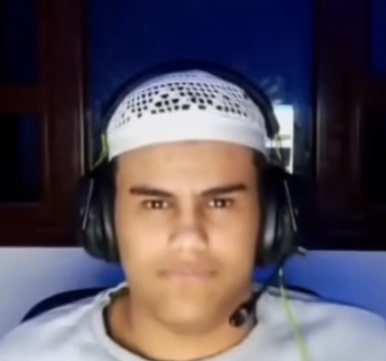
#> input picture Lab2/fanum_look_alike.jpg, 386 x 361 px
$ jupyter execute Lab2_2006597872_EzraPashaRamadhansyah.ipynb
#> lines starting #> are read from the running program, lines starting #| are printed output that depends on the picture
### Lab2/helper.py
"""
helper.py
Contains helper function for image processing in frequency domain.
Includes meshgrid, lowpass filter, highpass filter, notch filter, and paddedsize.

Inherited from Asdos Pengolahan Citra Ganjil 2019/2020
Edited by Asdos Pengolahan Citra Ganjil 2020/2021
"""

import numpy as np

def dftuv(M, N):
    """ DFTUV Computes meshgrid frequency matrices.
    [U, V] = DFTUV(M, N) computes meshgrid frequency matrices U and
    V. U and V are useful for computing frequency-domain filter
    functions that can be used with DFTFILT. U and V are both M-by-N. """

    # Set up range of variables.
    u = np.arange(M)
    v = np.arange(N)

    # Compute the indices for use in meshgrid
    for i in range(M//2+1, M):
        u[i] = u[i] - M
    for i in range(N//2+1, N):
        v[i] = v[i] - N

    # Return the meshgrid arrays
    return np.meshgrid(v,u)

def lpfilter(tipe, M, N, D0, n = 1):
    """ LPFILTER Computes frequency domain lowpass filters
    H = LPFILTER(TYPE, M, N, D0, n) creates the transfer function of
    a lowpass filter, H, of the specified TYPE and size (M-by-N).  To
    view the filter as an image or mesh plot, it should be centered
    using H = fftshift(H).

    Valid values for TYPE, D0, and n are:

    'ideal'    Ideal lowpass filter with cutoff frequency D0.  n need
               not be supplied.  D0 must be positive

    'btw'      Butterworth lowpass filter of order n, and cutoff D0.
               The default value for n is 1.0.  D0 must be positive.

    'gaussian' Gaussian lowpass filter with cutoff (standard deviation)
 	           D0.  n need not be supplied.  D0 must be positive. """

    # Use function dftuv to set up the meshgrid arrays needed for
    # computing the required distances.
    U, V = dftuv(M, N)

    # Compute the distances D(U, V).
    D = np.sqrt(U**2+V**2)

    # Begin fiter computations.
    if (tipe == 'gaussian'):
        return np.exp(-(D**2)/(2*(D0**2)))
    elif (tipe == 'btw'):
        return 1/(1 + (D/D0)**(2*n))
    elif (tipe == 'ideal'):
        return (D <= D0)
    else:
        print("Invalid type.")

def hpfilter(tipe, M, N, D0, n = 1):
    """ HPFILTER Computes frequency domain highpass filters
    H = HPFILTER(TYPE, M, N, D0, n) creates the transfer function of
    a highpass filter, H, of the specified TYPE and size (M-by-N).
    Valid values for TYPE, D0, and n are:

    'ideal'     Ideal highpass filter with cutoff frequency D0.  n
                need not be supplied.  D0 must be positive

    'btw'       Butterworth highpass filter of order n, and cutoff D0.
                The default value for n is 1.0.  D0 must be positive.

    'gaussian'  Gaussian highpass filter with cutoff (standard deviation)
                D0.  n need not be supplied.  D0 must be positive. """


    # The transfer function Hhp of a highpass filter is 1 - Hlp,
    # where Hlp is the transfer function of the corresponding lowpass
    # filter.  Thus, we can use function lpfilter to generate highpass
    # filters.

    # Generate highpass filter.
    Hlp = lpfilter(tipe, M, N, D0, n)
    return 1 - Hlp

def notch(tipe, M, N, D0, x, y, n = 1):
    """ notch Computes frequency domain notch filters
    H = NOTCH(TYPE, M, N, D0, x, y, n) creates the transfer function of
    a notch filter, H, of the specified TYPE and size (M-by-N). centered at
    Column X, Row Y in an unshifted Fourier spectrum.
    Valid values for TYPE, D0, and n are:

    'ideal'     Ideal highpass filter with cutoff frequency D0.  n
                need not be supplied.  D0 must be positive

    'btw'       Butterworth highpass filter of order n, and cutoff D0.
                The default value for n is 1.0.  D0 must be positive.

    'gaussian'  Gaussian highpass filter with cutoff (standard deviation)
                D0.  n need not be supplied.  D0 must be positive. """

    # The transfer function Hhp of a highpass filter is 1 - Hlp,
    # where Hlp is the transfer function of the corresponding lowpass
    # filter.  Thus, we can use function lpfilter to generate highpass
    # filters.

    # Generate highpass filter.
    Hlp = lpfilter(tipe, M, N, D0, n)
    H = 1 - Hlp
    H = np.roll(H, y-1, axis=0)
    H = np.roll(H, x-1, axis=1)
    return H

def paddedsize(w, l):
    """ PADDEDSIZE Computes padded sizes useful for FFT-based filtering.
    PQ = PADDEDSIZE(AB), where AB is a two-element size vector,
    computes the two-element size vector PQ = 2*AB. """

    return (2*w, 2*l)

### Lab2/Lab2_2006597872_EzraPashaRamadhansyah.ipynb
[cell 1]
from skimage import color, io, util, filters , morphology
import matplotlib.pyplot as plt
import numpy as np
from skimage.transform import rescale
from scipy import fftpack as fp
from helper import *

# Nomor 1

[cell 2]
ori_img = color.rgb2gray(io.imread('./fanum_look_alike.jpg', pilmode = 'RGB'))
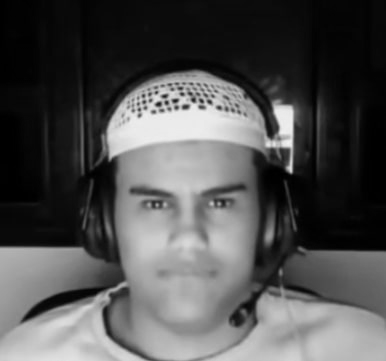
#> ori_img: shape (361, 386) float64; min 0, max 0.946, mean 0.319
plt.figure(figsize =(10 , 5))
plt.imshow(ori_img, cmap='gray')
plt.show()

## 1.a. Dalam domain frekuensi

[cell 3]
img_ft = fp.fft(ori_img)
ft_norm = abs(img_ft)
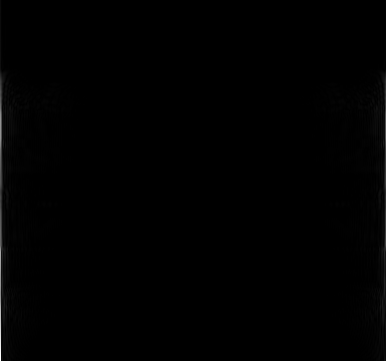
#> ft_norm: shape (361, 386) float64; min 7.84e-05, max 292, mean 1.3; drawn with min black and max white
ft_scale = np.log(1+ft_norm)
ft_shift = fp.fftshift(ft_scale)

[cell 4]
plt.figure(figsize =(10 , 5))
plt.imshow(ft_shift, cmap='gray')
plt.show()

## 1.b Low Pass Filtering

[cell 5]
w, l = paddedsize(ori_img.shape[0], ori_img.shape[1])
#> w = 722; l = 772

h = lpfilter('ideal', w, l, 0.1 * w)

f = fp.fft2(ori_img, (w,l))

lowpass_img = h * f

lowp_image = fp.ifft2(lowpass_img).real
lowp_image = lowp_image[:ori_img.shape[0],:ori_img.shape[1]]
#> lowp_image: shape (361, 386) float64

fc = fp.fftshift(f)
fcf = fp.fftshift(lowpass_img)

s1 = np.log(1+abs(fc))
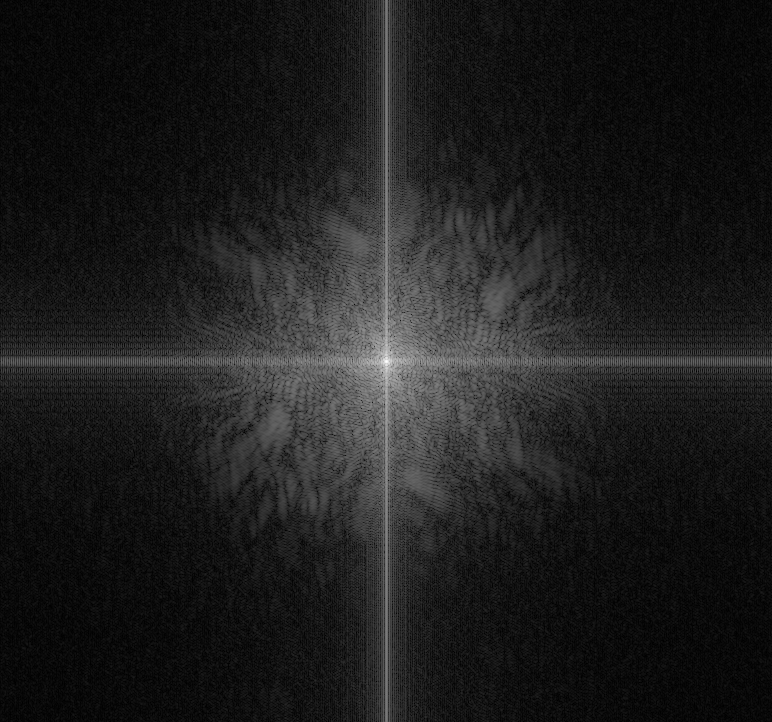
#> s1: shape (722, 772) float64; min 0.00146, max 10.7, mean 1.26; drawn with min black and max white
s2 = np.log(1+abs(fcf))

plt.figure(figsize =(20 , 15))
plt.subplot(2 , 2, 1); plt.imshow(ori_img, cmap='gray')
plt.title("Original")

plt.subplot(2 , 2, 2); plt.imshow(s1, cmap='gray')
plt.title("Original Fourier")

plt.subplot(2 , 2, 3); plt.imshow(lowp_image, cmap='gray')
plt.title("Image with low ideal filtering")

plt.subplot(2 , 2, 4); plt.imshow(s2, cmap='gray')
plt.title("Fourier with low ideal filtering")

### Penjelasan
Ketika dilakukan low pass filtering, hasil citra di domain spasial menjadi sangat *blur*. Definisi yang lebih general seperti bentuk citra masih tampak akan tetapi banyak detail yang hilang seperti mata dan background. Bila diameter dari filter diperkecil, gambar menjadi semakin tidak detail.

## 1.c. High Pass Filtering

[cell 6]
h = hpfilter('ideal', w, l, 0.05 * w)

f = fp.fft2(ori_img, (w,l))

lowpass_img = h * f

lowp_image = fp.ifft2(lowpass_img).real
#> lowp_image: shape (722, 772) float64
lowp_image = lowp_image[:ori_img.shape[0],:ori_img.shape[1]]
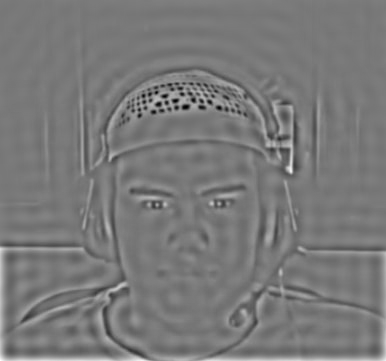
#> lowp_image: shape (361, 386) float64; min -0.512, max 0.568, mean 0.00323; drawn with min black and max white

fc = fp.fftshift(f)
fcf = fp.fftshift(lowpass_img)

s1 = np.log(1+abs(fc))
s2 = np.log(1+abs(fcf))
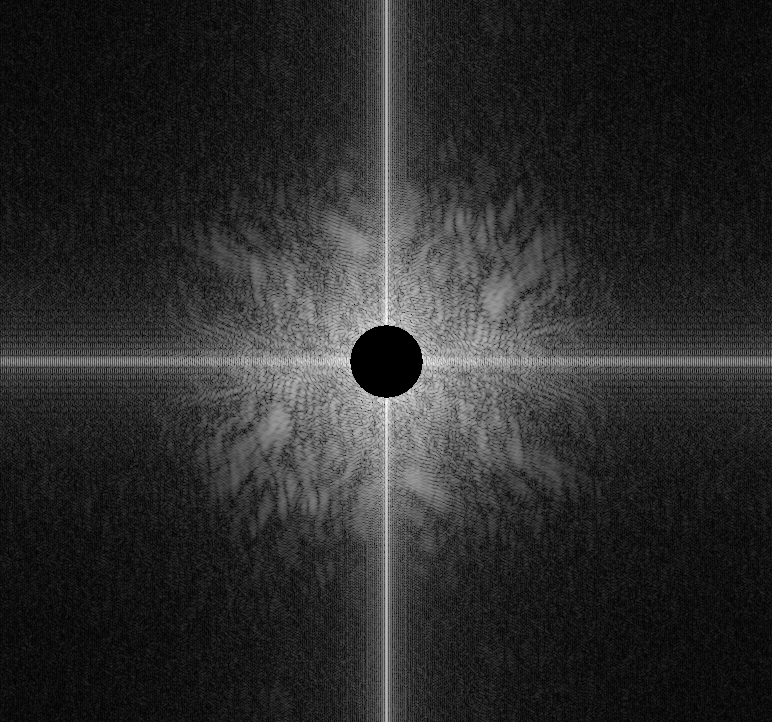
#> s2: shape (722, 772) float64; min 0, max 7.04, mean 1.22; drawn with min black and max white

plt.figure(figsize =(20 , 15))
plt.subplot(2 , 2, 1); plt.imshow(ori_img, cmap='gray')
plt.title("Original Image")

plt.subplot(2 , 2, 2); plt.imshow(s1, cmap='gray')
plt.title("Original Fourier")

plt.subplot(2 , 2, 3); plt.imshow(lowp_image, cmap='gray')
plt.title("Image with high ideal filtering")

plt.subplot(2 , 2, 4); plt.imshow(s2, cmap='gray')
plt.title("Fourier with high ideal filtering")
plt.show()

### Penjelasan
Ketika dilakukan high-pass filtering, banyak hal yang hilang seperti *brighntess* dan detail umum lainny. Akan tetapi, detail cari ditra masih tampak. Dari gambar di atas dapat dilihat detail seperti mata, mulut, hidung, dan bahkna topi masih dapat terlihat. Ketika diameter diperbesar, banyak detail semakin hilang dan detail yang tetap ada adalah yang paling penting dalam citra.

## 1.d. Analisis D0

Dalam domain frekuensi, D0 mempengaruhi ukuran lingkaran yang ada. Lingkaran ini, tergantung pada filtering, dapat menghilangkan atau mengisolasikan frekuensi domain tinggi dengan frekuensi domain rendah. Filtering ini mempengaruhi hasil image pada domain spasial.

Untuk low pass filtering, bila diameter dari filter diperkecil, gambar menjadi semakin tidak detail. filtering ini mirip dengan gaussian blur akan tetapi domain yang dipengaruhi adalah domain frekuensi.

Untuk high pass filtering, ketika diameter diperbesar, banyak detail semakin hilang dan detail yang tetap ada adalah yang paling penting dalam citra. Filter ini mirip dengan edge detection akan tetapi domain yang dipengaruhi adalah domain frekuensi.

## Nomor 2

[cell 7]
swiss_img = color.rgb2gray(io.imread('./swiss.jpg', pilmode = 'RGB'))
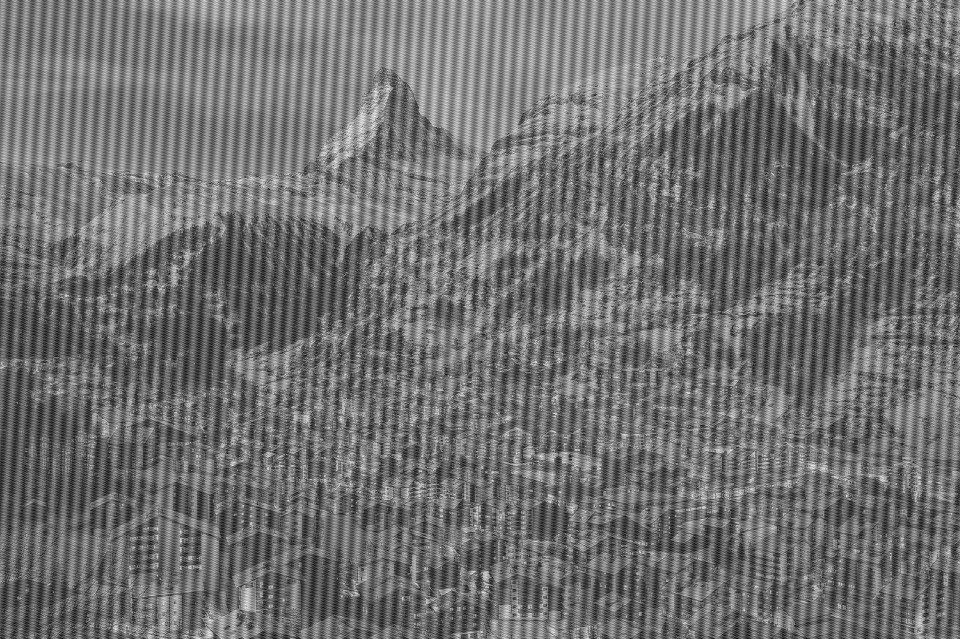
#> input picture Lab2/swiss.jpg, 1920 x 1278 px (shown at 1/2 size)
#> swiss_img: shape (1278, 1920) float64; min 0, max 1, mean 0.44
plt.figure(figsize =(10 , 5))
plt.imshow(swiss_img, cmap='gray')
plt.show()

## 1.a Dalam Frekuensi Domain

[cell 8]
img_ft = fp.fft2(swiss_img)
ft_norm = abs(img_ft)
#> ft_norm: shape (1278, 1920) float64
ft_scale = np.log(1+ft_norm)
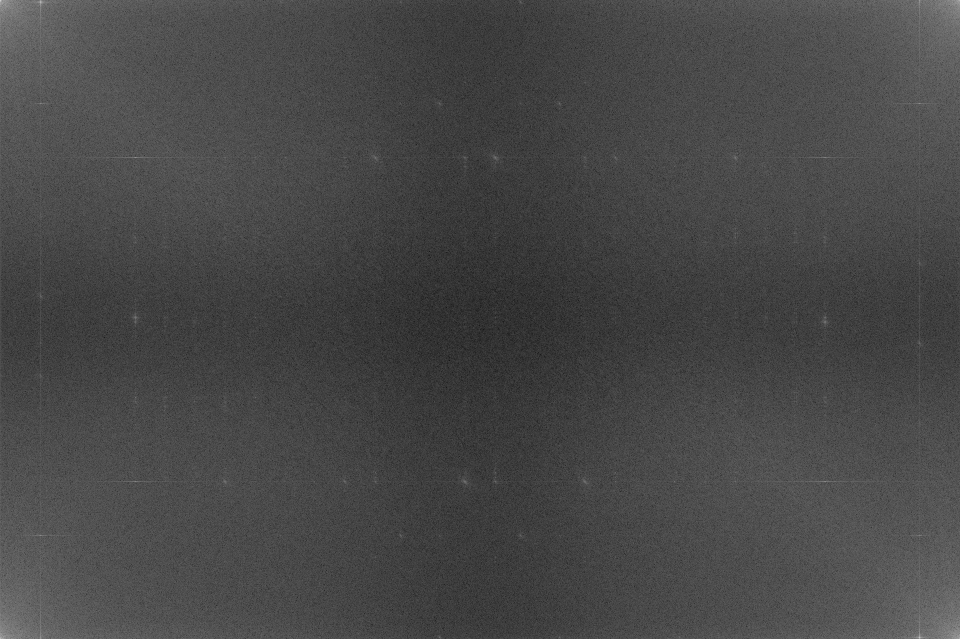
#> ft_scale: shape (1278, 1920) float64 (shown at 1/2 size); min 0.0746, max 13.89, mean 3.97; drawn with min black and max white
ft_shift = fp.fftshift(ft_scale)
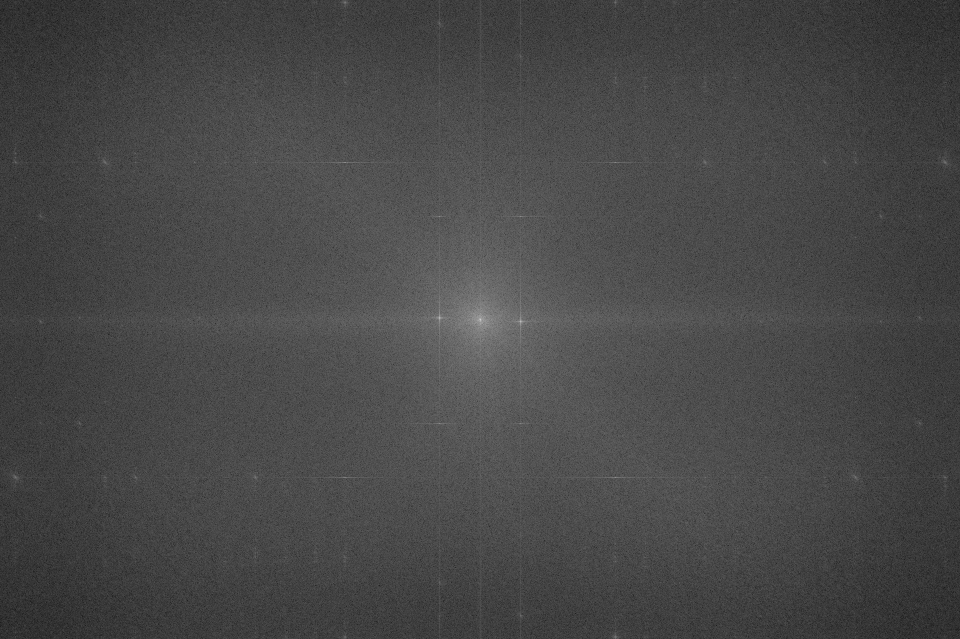
#> ft_shift: shape (1278, 1920) float64 (shown at 1/2 size); min 0.0746, max 13.89, mean 3.97; drawn with min black and max white

[cell 9]
plt.figure(figsize =(10 , 5))
plt.imshow(ft_shift, cmap='gray')
plt.show()

## 1.b Noise Reduction

[cell 10]
w, l = paddedsize(swiss_img.shape[0], swiss_img.shape[1])
#> w = 2556; l = 3840

F = fp.fft2(util.img_as_float(swiss_img), (w,l))

Fc = fp.fftshift(F)
s1 = np.log(1+abs(Fc))
#> s1: shape (2556, 3840) float64

h1 = notch('btw', w, l, 70, -160, 0)
h2 = notch('btw', w, l, 70, 160, 0)

h3 = notch('btw', w, l, 70, -150, -410)
h4 = notch('btw', w, l, 70, 150, -410)

h5 = notch('btw', w, l, 70, -150, 410)
h6 = notch('btw', w, l, 70, 150, 410)

Fs_image = F*h1*h2*h3*h4*h5*h6

F_image = fp.ifft2(Fs_image).real
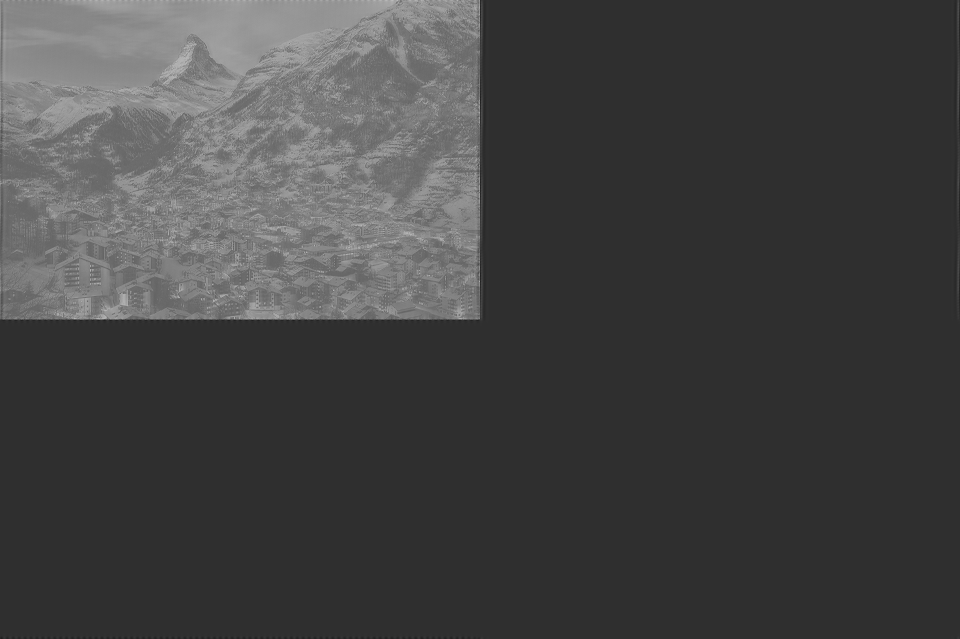
#> F_image: shape (2556, 3840) float64 (shown at 1/4 size); min -0.164, max 0.712, mean 0.0701; drawn with min black and max white
F_image = F_image[:swiss_img.shape[0], :swiss_img.shape[1]]
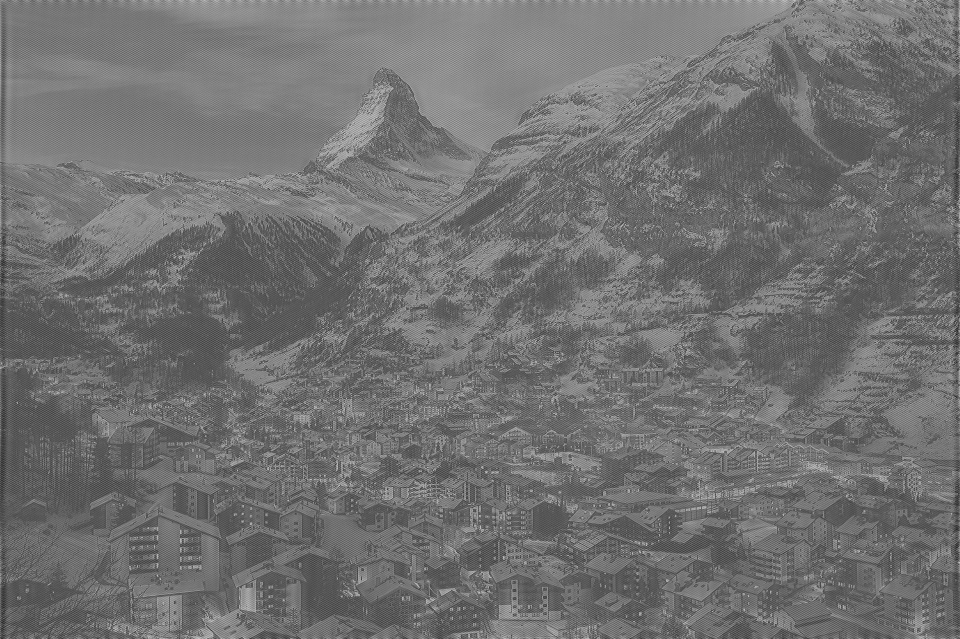
#> F_image: shape (1278, 1920) float64 (shown at 1/2 size); min -0.0638, max 0.712, mean 0.28; drawn with min black and max white

fcf = fp.fftshift(Fs_image)
s2 = np.log(1+abs(fcf))
#> s2: shape (2556, 3840) float64

plt.figure(figsize =(20 , 15))
plt.subplot(1 , 2, 1); plt.imshow(F_image, cmap='gray')
plt.title("Spatial Domain")

plt.subplot(1 , 2, 2); plt.imshow(s2, cmap='gray')
plt.title("Frequency Domain")

### Penjelasan
Untuk melakukan *Noise Reduction*, Saya menggunakan *Notch Filtering*. Filter ini menghilangkan noise pada posisi yang ditentukan dalam domain frekuensi. Untuk menghilangkan noise pada image di atas, saya menggunakan 6 titik yang keenamnya menghilangkan noise pada citra sehingga menjadi tampak lebih jelas.

## 1.c. Perbandingan

[cell 11]
plt.figure(figsize =(20 , 15))
plt.subplot(2 , 2, 1); plt.imshow(swiss_img, cmap='gray')
plt.title("Spatial Domain Original")

plt.subplot(2, 2, 2); plt.imshow(s1, cmap='gray')
plt.title("Frequency Domain Original")

plt.subplot(2 , 2, 3); plt.imshow(F_image, cmap='gray')
plt.title("Spatial Domain Filtered")

plt.subplot(2 , 2, 4); plt.imshow(s2, cmap='gray')
plt.title("Frequency Domain Filtered")
